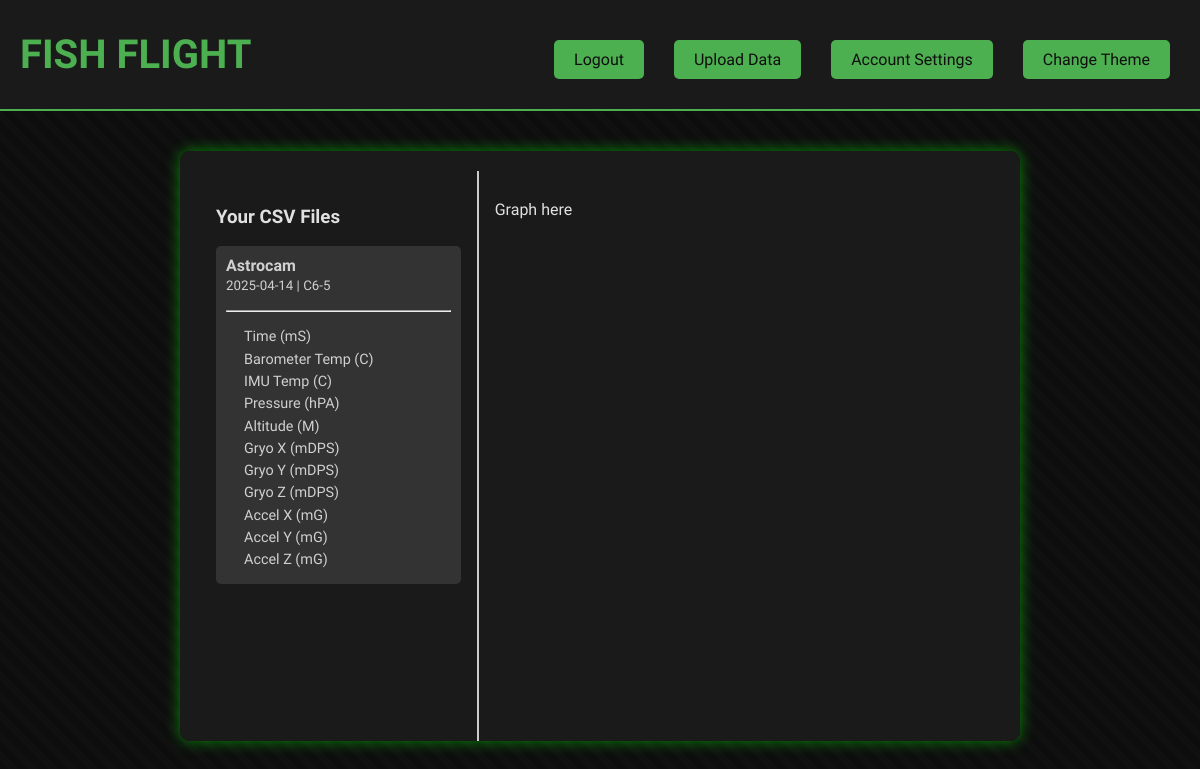
Before: /visualiser (signed in) with the older database file.
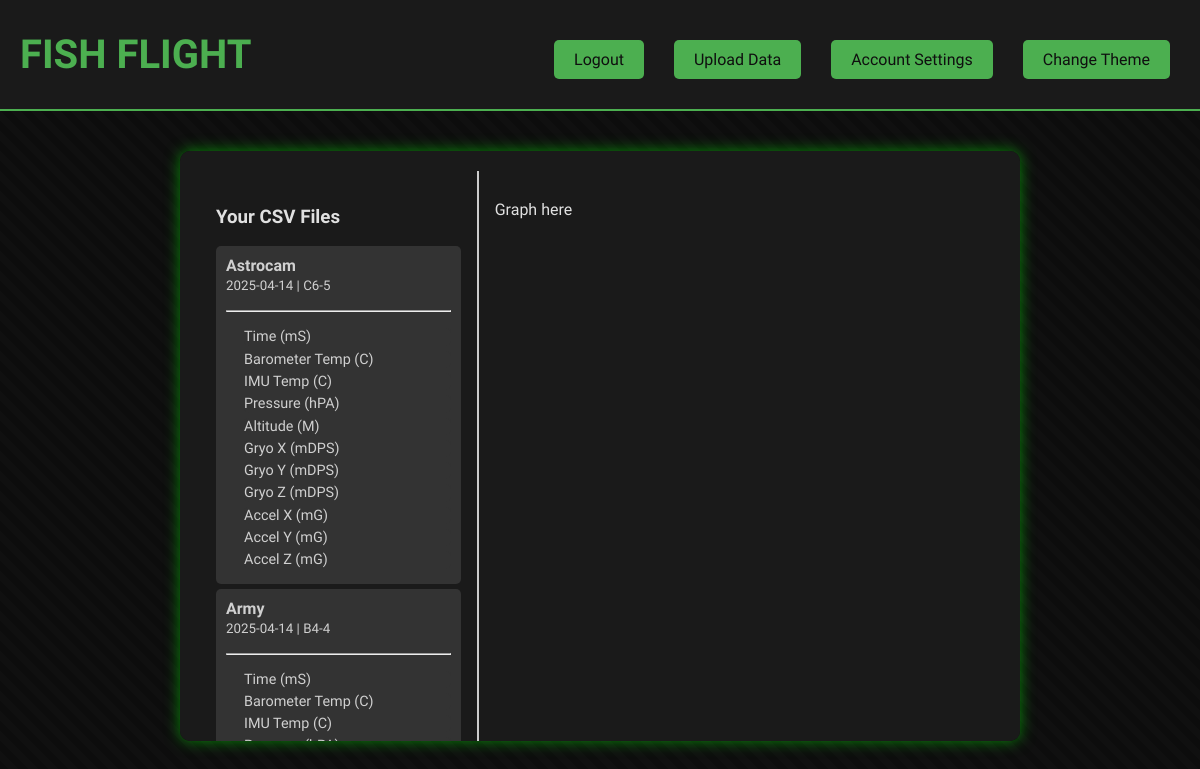
After: the same page with the newer database file.
### setup_db.py (models this page shows)
class CSVFile(Base):
    __tablename__ = 'csv_files'
    id = Column(Integer, primary_key=True)
    filename = Column(String, nullable=False)
    title = Column(String, nullable=False)
    launch_date = Column(String)  # You can use Date if you want stricter typing
    engine_class = Column(String)
    user_id = Column(Integer, ForeignKey('users.id'))
    upload_time = Column(DateTime, default=datetime.utcnow)
    user = relationship("User", backref="csv_files")

### app.py (the view)
@app.route('/visualiser')
def visualiser():
    if "user_id" not in flask_session:
        flash("You need to login to access the visualiser.", "warning")
        return redirect(url_for("login"))
    user_id = flask_session["user_id"]
    user_csvs = db_session.query(CSVFile).filter_by(user_id=user_id).all()
    def get_csv_headers(filepath):
        try:
            with open(filepath, 'r', encoding='utf-8') as f:
                return f.readline().strip().split(",")
        except Exception as e:
            print(f"Error reading {filepath}: {e}")
            return ["<error reading file>"]
    csv_data = []
    for csv in user_csvs:
        filepath = os.path.join(app.config['UPLOAD_FOLDER'], str(user_id), csv.filename)
        headers = get_csv_headers(filepath)
        csv_data.append({
            "title": csv.title,
            "filename": csv.filename,
            "launch_date": csv.launch_date,
            "engine_class": csv.engine_class,
            "headers": headers
        })
    return render_template("visualiser.html", csv_data=csv_data)

### templates/visualiser.html (shortened to what this page needs)
<!DOCTYPE html>
<html lang="en">
<head>
    <link rel="stylesheet" href="{{ url_for('static', filename='css/' + (session.get('theme') or 'halo.css')) }}">
</head>
<body>
    <header>
        <h1><a href="{{ url_for('dashboard') }}">Fish Flight</a></h1>
        <div class="header-buttons">
            <a href="{{ url_for('logout') }}" class="button">Logout</a>
            <a href="{{ url_for('upload') }}" class="button">Upload Data</a>
            <a href="" class="button">Account Settings</a>
            <div class="dropdown" style="position: relative;">
                <a class="button" onclick="toggleThemeMenu()">Change Theme</a>
            </div>
        </div>
    </header>
    <main>
        <div class="content-box">
            <div style="display: flex; height: 200%;">
                <div style="flex: 1; border-right: 2px solid #ccc; padding: 16px;">
                    <h3>Your CSV Files</h3>
                    <ul>
                        {% if csv_data %}
                            {% for csv in csv_data %}
                                <li>
                                    <strong>{{ csv.title }}</strong><br>
                                    <small>{{ csv.launch_date }} | {{ csv.engine_class }}</small>
                                    <hr style="margin: 16px 0;">
                                    <ul style="margin-top: 2px; margin-bottom: 2px; padding-left: 18px; font-size: 0.9em; line-height: 1.2;">
                                        {% for header in csv.headers %}
                                            <li style="margin-bottom: 0; padding: 0;">{{ header }}</li>
                                        {% endfor %}
                                    </ul>
                                </li>
                            {% endfor %}
                        {% else %}
                            <li>No CSVs uploaded yet.</li>
                        {% endif %}
                    </ul>
                </div>
                <div style="flex: 2; padding: 16px;">
                    <p>Graph here</p>
                </div>
            </div>
        </div>
    </main>
</body>
</html>

### static/css/halo.css (style rules this page uses)
body { font-family: 'Oxanium', sans-serif; background-color: #0d0d0d; color: #e0e0e0; margin: 0; padding: 0; background-image: linear-gradient(45deg, rgba(15, 15, 15, 0.8) 25%, transparent 25%, transparent 50%, rgba(15, 15, 15, 0.8) 50%, rgba(15, 15, 15, 0.8) 75%, transparent 75%, transparent), linear-gradient(45deg, rgba(26, 26, 26, 0.6) 25%, transparent 25%, transparent 50%, rgba(26, 26, 26, 0.6) 50%, rgba(26, 26, 26, 0.6) 75%, transparent 75%, transparent); background-size: 40px 40px; background-size: 20px 20px, 20px 20px, 100px 100px, 100px 100px; background-position: 0 0, 10px 10px, 0 0, 50px 50px; }
header { background-color: #1a1a1a; padding: 20px; text-align: center; border-bottom: 2px solid #4caf50; display: flex; animation: slideFadeIn 0.6s ease-out forwards; }
header h1 { color: #4caf50; margin: 0; font-size: 2.5rem; text-transform: uppercase; animation: flicker 3s infinite; align-self: center; }
.header-buttons { margin-top: 10px; margin-left: auto; display: flex; gap: 10px; animation: slideFadeIn 0.8s ease-out forwards; }
.button { background-color: #4caf50; color: #0f0f0f; border: none; padding: 10px 20px; margin: 10px; font-size: 1rem; cursor: pointer; border-radius: 5px; transition: background-color 0.3s ease; position: relative; font-family: 'Oxanium', sans-serif; display: block; text-align: center; }
main { padding: 20px; }
.content-box { background-color: #1a1a1a; padding: 20px; border-radius: 10px; box-shadow: 0 0 15px rgba(0, 255, 0, 0.5); max-width: 800px; height: 550px; margin: 20px auto; animation: slideFadeIn 0.9s ease-out forwards, flicker 3s infinite; overflow: auto; }
.content-box p { line-height: 1.6; margin: 10px 0; }
.content-box ul { list-style-type: none; padding: 0; }
.content-box ul li { background-color: #333333; margin: 5px 0; padding: 10px; border-radius: 5px; color: #d0d0d0; }
a { color: #4caf50; text-decoration: none; transition: color 0.3s ease; }
.dropdown { display: flex; align-items: center; position: relative; flex-direction: column; width: fit-content; animation: slideFadeIn 1s ease-out forwards; }

Changed rows visible on the page:
added CSVFile: title "Army", launch_date "2025-04-14", engine_class "B4-4", headers "Time (mS)" "Barometer Temp (C)" "IMU Temp (C)"
